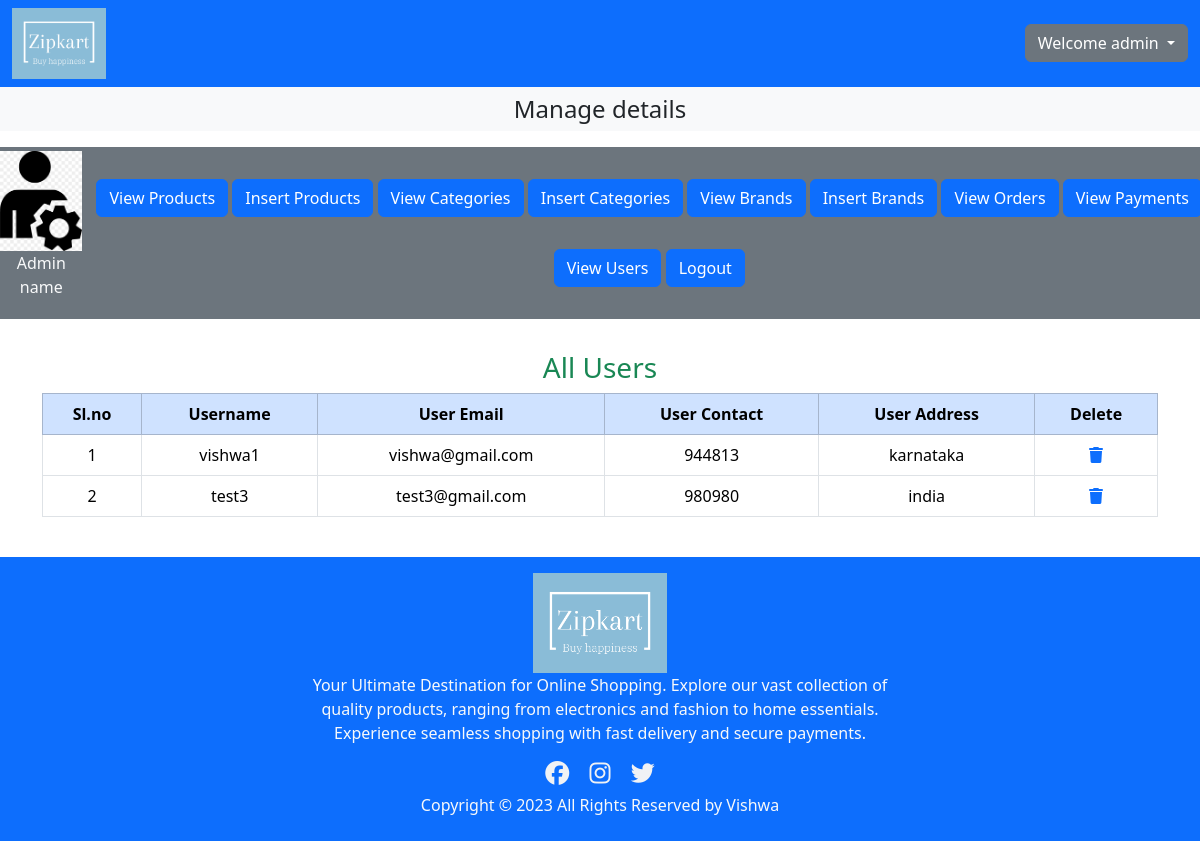
The page /admin/index.php?view_users (signed in) on the database its author committed.
### tables this page shows
CREATE TABLE `user_table` (
  `user_id` int(11) NOT NULL,
  `username` varchar(100) NOT NULL,
  `user_email` varchar(100) NOT NULL,
  `user_password` varchar(255) NOT NULL,
  `user_image` varchar(255) NOT NULL,
  `user_ip` varchar(100) NOT NULL,
  `user_address` varchar(255) NOT NULL,
  `user_mobile` varchar(25) NOT NULL
);

### admin/view_users.php (the view, shortened to what this page needs)
<h3 class="text-center text-success">
    All Users
</h3>
<div class="table-responsive">
    <table class="table table-bordered text-center">
        <thead>
            <tr class="table-primary">
                <th>Sl.no</th>
                <th>Username</th>
                <th>User Email</th>
                <th>User Contact</th>
                <th>User Address</th>
                <th>Delete</th>
            </tr>
        </thead>
        <tbody>
            <?php
            $number = 1;
            $orders = "select * from `user_table`";
            $result = mysqli_query($con, $orders);
            $num_rows = mysqli_num_rows($result);
            if ($num_rows == 0) {
                echo "<h3 class='text-danger text-center mt-5'>No users yet</h3>";
            } else {
                while ($data = mysqli_fetch_assoc($result)) {
                    $id = $data['user_id'];
                    $name = $data['username'];
                    $mail = $data['user_email'];
                    $contact = $data['user_mobile'];
                    $address= $data['user_address'];
                    $modal_name='exampleModal'.$id;
                    $target_modal='#'.$modal_name;
                    echo "<tr>
                <td>$number</td>
                <td>$name</td>
                <td>$mail</td>
                <td>$contact</td>
                <td>$address</td>
                <td><a href='index.php?delete_user=$id' type='button' data-bs-toggle='modal' data-bs-target=$target_modal><i class='fa-solid fa-trash'></i></a></td>
                </tr>
                <div class='modal fade' id=$modal_name tabindex='-1' role='dialog' aria-labelledby='exampleModalLabel'
                    aria-hidden='true'>
                    <div class='modal-dialog' role='document'>
                        <div class='modal-content'>
                            <div class='modal-body'>
                                <h6>Are you sure you want to delete this user?</h6>
                            </div>
                            <div class='modal-footer'>
                                <button type='button' class='btn btn-secondary' data-dismiss='modal'><a href='index.php?view_users'
                                        class='text-light text-decoration-none'>No</a></button>
                                <button type='button' class='btn btn-primary'><a href='index.php?delete_user=$id'
                                        class='text-light text-decoration-none'>Yes</a></button>
                            </div>
                        </div>
                    </div>
                </div>";
                $number++;
                }
            }
            ?>
        </tbody>
    </table>
</div>

### styles.css (style rules this page uses)
* { margin:0; padding:0; box-sizing: border-box; }

### admin/index.php (style rules this page uses)
body { overflow-x: hidden; }

### rows shown on the page
user_table: username "vishwa1", user_email "vishwa@gmail.com", user_mobile "944813", user_address "karnataka"
user_table: username "test3", user_email "test3@gmail.com", user_mobile "980980", user_address "india"

### other values the page prints
$name "admin"
